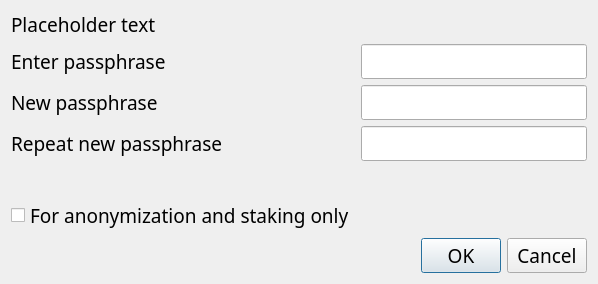
<?xml version="1.0" encoding="UTF-8"?>
<ui version="4.0">
 <class>AskPassphraseDialog</class>
 <widget class="QDialog" name="AskPassphraseDialog">
  <property name="geometry">
   <rect>
    <x>0</x>
    <y>0</y>
    <width>598</width>
    <height>222</height>
   </rect>
  </property>
  <property name="sizePolicy">
   <sizepolicy hsizetype="Preferred" vsizetype="Minimum">
    <horstretch>0</horstretch>
    <verstretch>0</verstretch>
   </sizepolicy>
  </property>
  <property name="minimumSize">
   <size>
    <width>550</width>
    <height>0</height>
   </size>
  </property>
  <property name="font">
   <font>
    <family>Ara Hamah 1982</family>
    <pointsize>14</pointsize>
   </font>
  </property>
  <property name="windowTitle">
   <string>Passphrase Dialog</string>
  </property>
  <layout class="QVBoxLayout" name="verticalLayout">
   <property name="sizeConstraint">
    <enum>QLayout::SetMinimumSize</enum>
   </property>
   <item>
    <widget class="QLabel" name="warningLabel">
     <property name="font">
      <font>
       <family>Ara Hamah 1982</family>
       <pointsize>14</pointsize>
      </font>
     </property>
     <property name="text">
      <string notr="true">Placeholder text</string>
     </property>
     <property name="textFormat">
      <enum>Qt::RichText</enum>
     </property>
     <property name="wordWrap">
      <bool>true</bool>
     </property>
    </widget>
   </item>
   <item>
    <layout class="QFormLayout" name="formLayout">
     <property name="sizeConstraint">
      <enum>QLayout::SetMinimumSize</enum>
     </property>
     <property name="fieldGrowthPolicy">
      <enum>QFormLayout::AllNonFixedFieldsGrow</enum>
     </property>
     <item row="0" column="0">
      <widget class="QLabel" name="passLabel1">
       <property name="font">
        <font>
         <family>Ara Hamah 1982</family>
         <pointsize>14</pointsize>
        </font>
       </property>
       <property name="text">
        <string>Enter passphrase</string>
       </property>
      </widget>
     </item>
     <item row="0" column="1">
      <widget class="QLineEdit" name="passEdit1">
       <property name="font">
        <font>
         <family>Ara Hamah 1982</family>
         <pointsize>14</pointsize>
        </font>
       </property>
       <property name="echoMode">
        <enum>QLineEdit::Password</enum>
       </property>
      </widget>
     </item>
     <item row="1" column="0">
      <widget class="QLabel" name="passLabel2">
       <property name="font">
        <font>
         <family>Ara Hamah 1982</family>
         <pointsize>14</pointsize>
        </font>
       </property>
       <property name="text">
        <string>New passphrase</string>
       </property>
      </widget>
     </item>
     <item row="1" column="1">
      <widget class="QLineEdit" name="passEdit2">
       <property name="font">
        <font>
         <family>Ara Hamah 1982</family>
         <pointsize>14</pointsize>
        </font>
       </property>
       <property name="echoMode">
        <enum>QLineEdit::Password</enum>
       </property>
      </widget>
     </item>
     <item row="2" column="0">
      <widget class="QLabel" name="passLabel3">
       <property name="font">
        <font>
         <family>Ara Hamah 1982</family>
         <pointsize>14</pointsize>
        </font>
       </property>
       <property name="text">
        <string>Repeat new passphrase</string>
       </property>
      </widget>
     </item>
     <item row="2" column="1">
      <widget class="QLineEdit" name="passEdit3">
       <property name="font">
        <font>
         <family>Ara Hamah 1982</family>
         <pointsize>14</pointsize>
        </font>
       </property>
       <property name="echoMode">
        <enum>QLineEdit::Password</enum>
       </property>
      </widget>
     </item>
     <item row="3" column="1">
      <widget class="QLabel" name="capsLabel">
       <property name="font">
        <font>
         <family>Ara Hamah 1982</family>
         <pointsize>14</pointsize>
         <weight>75</weight>
         <bold>true</bold>
        </font>
       </property>
       <property name="text">
        <string/>
       </property>
       <property name="alignment">
        <set>Qt::AlignCenter</set>
       </property>
      </widget>
     </item>
     <item row="4" column="0">
      <widget class="QCheckBox" name="anonymizationCheckBox">
       <property name="enabled">
        <bool>true</bool>
       </property>
       <property name="visible">
        <bool>false</bool>
       </property>
       <property name="toolTip">
        <string>Serves to disable the trivial sendmoney when OS account compromised. Provides no real security.</string>
       </property>
       <property name="text">
        <string>For anonymization and staking only</string>
       </property>
      </widget>
     </item>
    </layout>
   </item>
   <item>
    <widget class="QDialogButtonBox" name="buttonBox">
     <property name="font">
      <font>
       <family>Ara Hamah 1982</family>
       <pointsize>14</pointsize>
      </font>
     </property>
     <property name="orientation">
      <enum>Qt::Horizontal</enum>
     </property>
     <property name="standardButtons">
      <set>QDialogButtonBox::Cancel|QDialogButtonBox::Ok</set>
     </property>
    </widget>
   </item>
  </layout>
 </widget>
 <resources/>
 <connections>
  <connection>
   <sender>buttonBox</sender>
   <signal>accepted()</signal>
   <receiver>AskPassphraseDialog</receiver>
   <slot>accept()</slot>
   <hints>
    <hint type="sourcelabel">
     <x>20</x>
     <y>20</y>
    </hint>
    <hint type="destinationlabel">
     <x>20</x>
     <y>20</y>
    </hint>
   </hints>
  </connection>
  <connection>
   <sender>buttonBox</sender>
   <signal>rejected()</signal>
   <receiver>AskPassphraseDialog</receiver>
   <slot>reject()</slot>
   <hints>
    <hint type="sourcelabel">
     <x>20</x>
     <y>20</y>
    </hint>
    <hint type="destinationlabel">
     <x>20</x>
     <y>20</y>
    </hint>
   </hints>
  </connection>
 </connections>
</ui>
